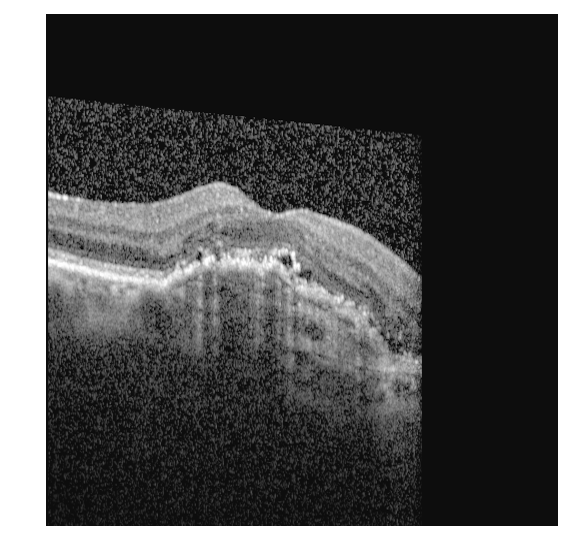
#> input picture Data/SRF/input_1647_1.png, 569 x 560 px, found by its file name
$ python ColorSpaceTest.py
#> lines starting #> are read from the running program, lines starting #| are printed output that depends on the picture; after the words box and inside, x2 and y2 are one past the last pixel; in counts of white or black regions, pixels touching at a corner belong together
import numpy as np
import matplotlib.pylab as plt
import cv2
import os

cwd = os.getcwd()
file_name = os.path.join(cwd, "/Repos/BME-SRFDetection/Data/SRF/input_1647_1.png")

flags = [i for i in dir(cv2) if i.startswith('COLOR_')]

oct = cv2.imread(file_name,2)
#> oct is the input picture: shape (560, 569); min 0, max 255, mean 85.5

ret, oct_bin = cv2.threshold(oct,100,255,cv2.THRESH_BINARY)
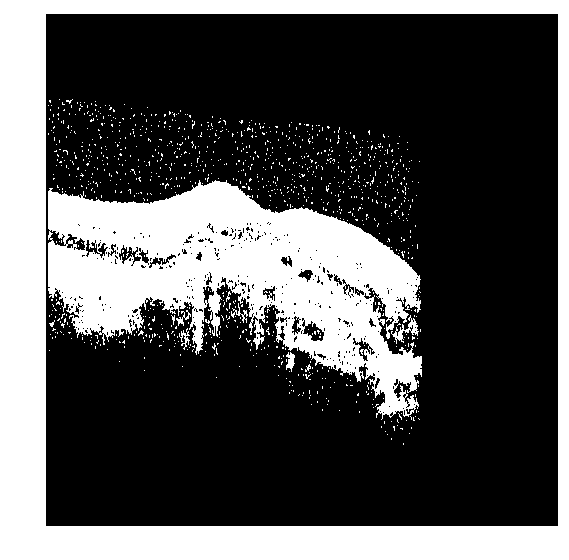
#> oct_bin: shape (560, 569); 32.5% white; 1098 white regions (1089 under 20 px), largest, box (x1, y1, x2, y2) and area: (0, 0, 569, 560) 56496, (48, 180, 422, 420) 43718, (391, 315, 419, 344) 230

bright_blue = (68, 1, 84)
dark_blue = (253, 231, 36)


#mask = cv2.inRange(oct_bin, bright_blue, dark_blue)
#result = cv2.bitwise_and(oct_bin, oct_bin, mask=mask)


plt.imshow(oct_bin)
plt.show()

$ run again, with Data/SRF/input_1492_1.png copied over Data/SRF/input_1647_1.png
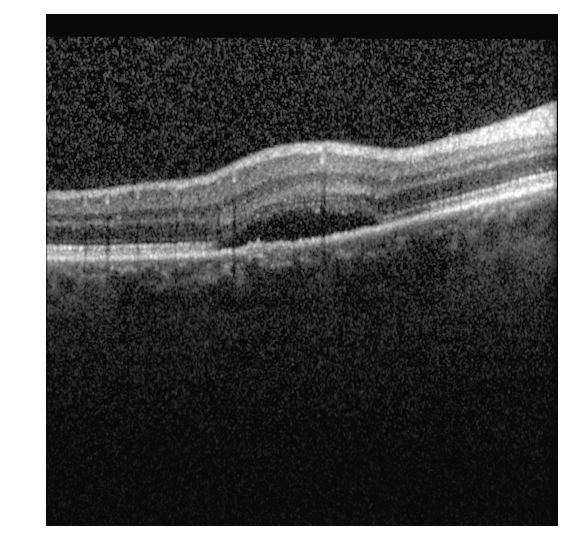
#> input picture Data/SRF/input_1492_1.png, 569 x 560 px, found by its file name
#> oct is the input picture: shape (560, 569); min 0, max 255, mean 82.7
#> `ret, oct_bin = cv2.threshold(oct,100,255,cv2.THRESH_BINARY)`:
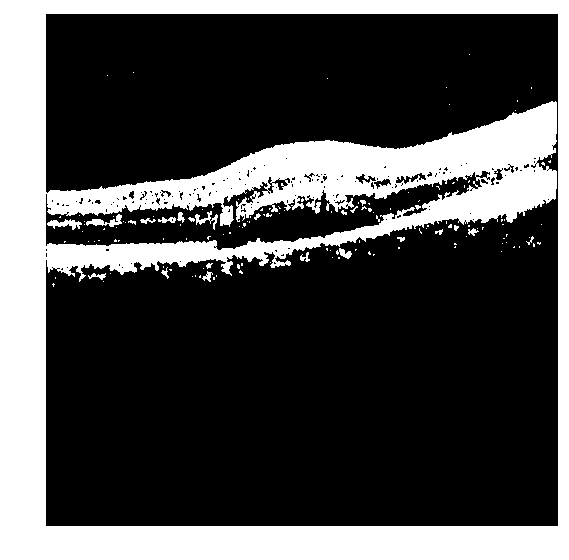
#> oct_bin: shape (560, 569); 28.6% white; 140 white regions (118 under 20 px), largest, box (x1, y1, x2, y2) and area: (0, 0, 569, 560) 89331, (47, 219, 82, 230) 194, (86, 214, 122, 227) 193

$ run again, with Data/SRF/input_1494_1.png copied over Data/SRF/input_1647_1.png
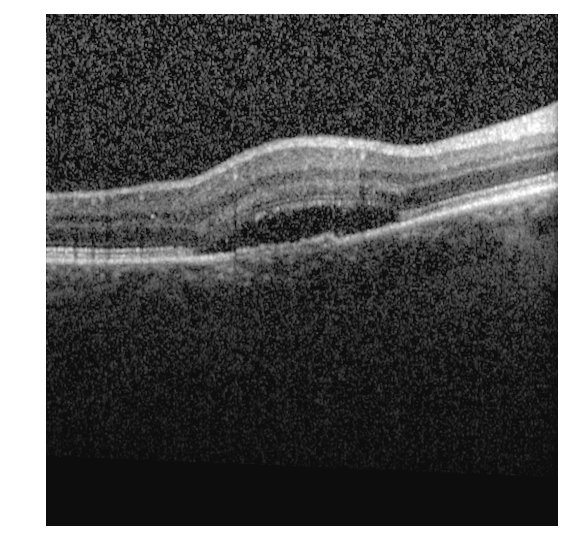
#> input picture Data/SRF/input_1494_1.png, 569 x 560 px, found by its file name
#> oct is the input picture: shape (560, 569); min 0, max 255, mean 89.1
#> `ret, oct_bin = cv2.threshold(oct,100,255,cv2.THRESH_BINARY)`:
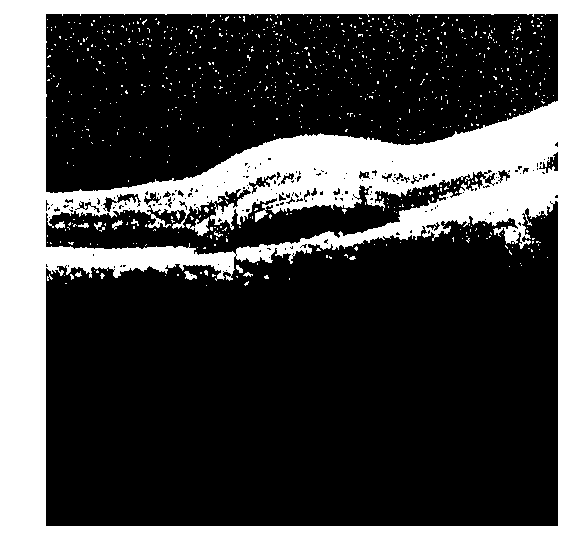
#> oct_bin: shape (560, 569); 29.7% white; 855 white regions (843 under 20 px), largest, box (x1, y1, x2, y2) and area: (0, 0, 569, 560) 91721, (186, 217, 209, 236) 201, (184, 271, 197, 280) 65

$ run again, with Data/SRF/input_1497_1.png copied over Data/SRF/input_1647_1.png
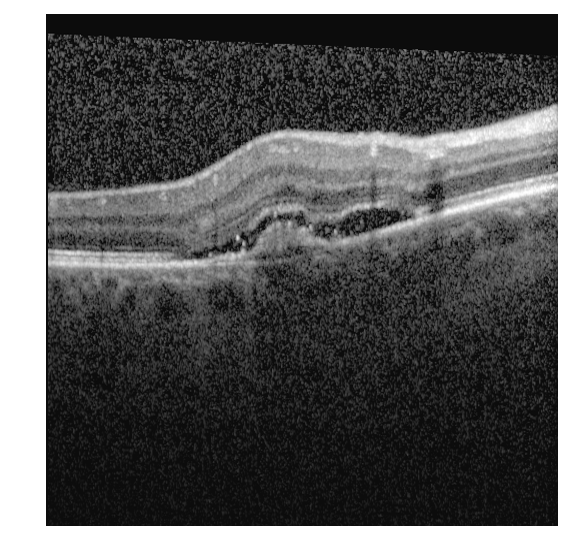
#> input picture Data/SRF/input_1497_1.png, 569 x 560 px, found by its file name
#> oct is the input picture: shape (560, 569); min 0, max 255, mean 91.5
#> `ret, oct_bin = cv2.threshold(oct,100,255,cv2.THRESH_BINARY)`:
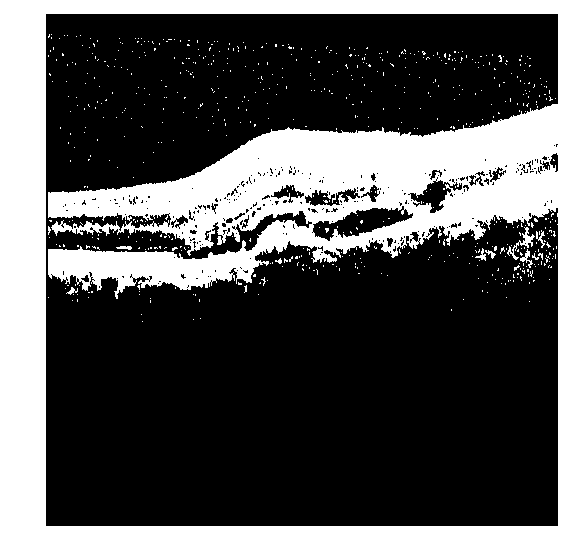
#> oct_bin: shape (560, 569); 32.7% white; 664 white regions (654 under 20 px), largest, box (x1, y1, x2, y2) and area: (0, 0, 569, 560) 102117, (507, 227, 535, 260) 204, (520, 249, 533, 268) 79
